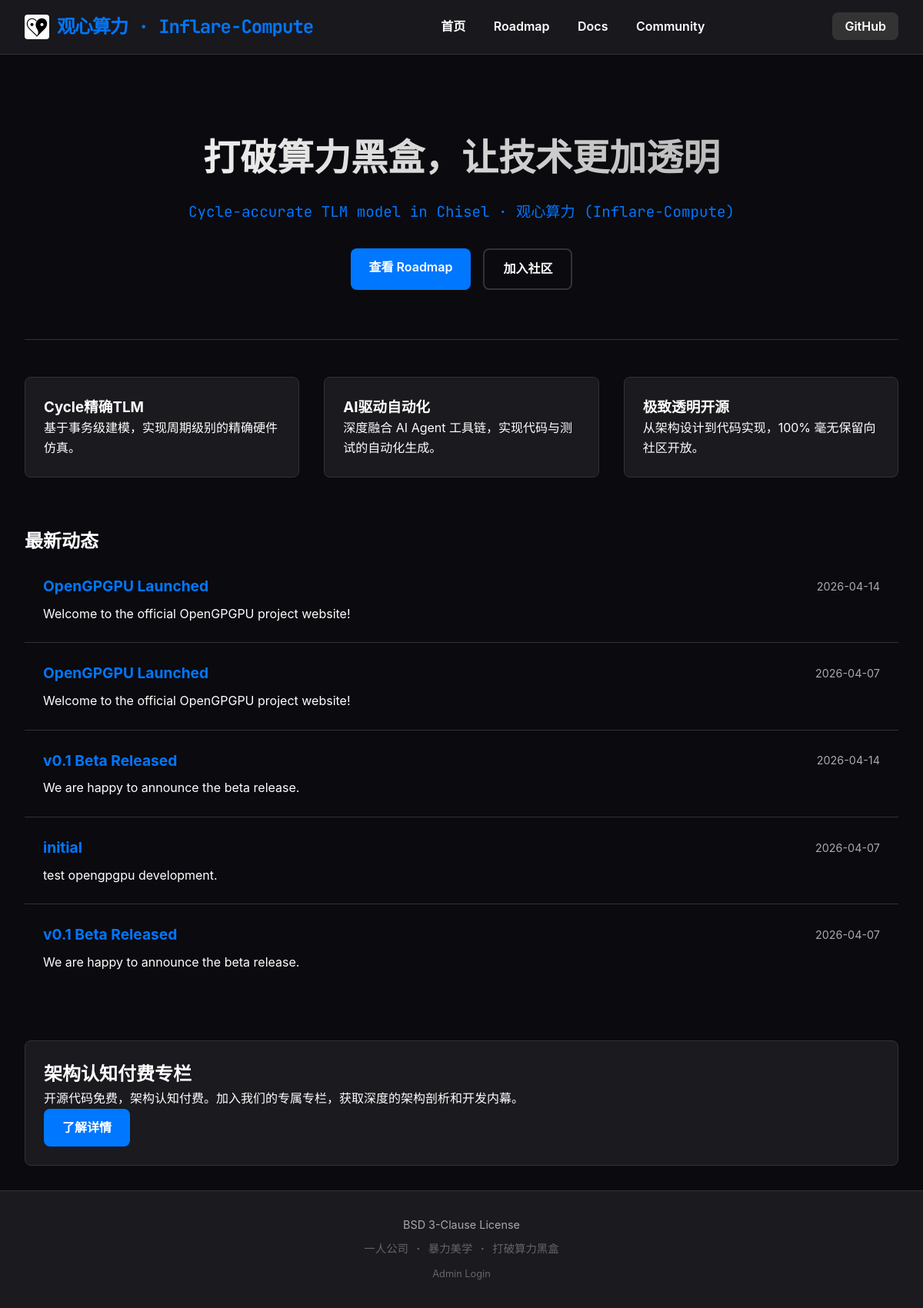
The page / on the database its author committed.
### app/models/announcement.py (models this page shows)
class Announcement(BaseModel):
    __tablename__ = 'announcements'
    title = db.Column(db.String(100), nullable=False)
    content = db.Column(db.Text, nullable=False)
    priority = db.Column(db.Integer, default=0) # 0: Normal, 1: High
    is_active = db.Column(db.Boolean, default=True)

### app/views/frontend.py (the view)
@frontend_bp.route('/')
def index():
    announcements = AnnouncementService.get_latest_announcements(limit=5)
    return render_template('index.html', announcements=announcements)

### app/dao/announcement_dao.py (called while the page is built)
    @classmethod
    def get_active_announcements(cls, limit=None):
        query = db.session.query(cls.model).filter_by(is_active=True).order_by(cls.model.priority.desc(), cls.model.created_at.desc())
        if limit:
            query = query.limit(limit)
        return query.all()

### app/services/announcement_service.py (called while the page is built)
    @staticmethod
    def get_latest_announcements(limit=5):
        return AnnouncementDAO.get_active_announcements(limit=limit)

### app/templates/index.html
{% extends "base.html" %}
{% block content %}
<section class="hero">
    <div class="hero-content">
        <h1>打破算力黑盒，让技术更加透明</h1>
        <p class="subtitle">Cycle-accurate TLM model in Chisel · 观心算力 (Inflare-Compute)</p>
        <div class="actions">
            <a href="/roadmap" class="btn btn-primary">查看 Roadmap</a>
            <a href="/community" class="btn btn-outline">加入社区</a>
        </div>
    </div>
</section>
<section class="values-section">
    <div class="values-grid">
        <div class="card value-card">
            <h3>Cycle精确TLM</h3>
            <p>基于事务级建模，实现周期级别的精确硬件仿真。</p>
        </div>
        <div class="card value-card">
            <h3>AI驱动自动化</h3>
            <p>深度融合 AI Agent 工具链，实现代码与测试的自动化生成。</p>
        </div>
        <div class="card value-card">
            <h3>极致透明开源</h3>
            <p>从架构设计到代码实现，100% 毫无保留向社区开放。</p>
        </div>
    </div>
</section>
<section class="announcements-section">
    <h2>最新动态</h2>
    <div class="announcement-list">
        {% if announcements %}
            {% for ann in announcements %}
            <div class="announcement-item {% if ann.priority == 1 %}important{% elif ann.priority == 2 %}urgent{% endif %}">
                <div class="ann-header">
                    <h3 class="ann-title">{{ ann.title }}</h3>
                    <span class="ann-date">{{ ann.created_at.strftime('%Y-%m-%d') }}</span>
                </div>
                <div class="ann-content">
                    <p>{{ ann.content }}</p>
                </div>
            </div>
            {% endfor %}
        {% else %}
            <p class="empty-msg">暂无最新动态</p>
        {% endif %}
    </div>
</section>
<section class="conversion-section">
    <div class="conversion-content card">
        <h2>架构认知付费专栏</h2>
        <p>开源代码免费，架构认知付费。加入我们的专属专栏，获取深度的架构剖析和开发内幕。</p>
        <a href="/community" class="btn btn-primary">了解详情</a>
    </div>
</section>
{% endblock %}

### app/static/css/style.css (style rules this page uses)
:root { --color-bg: #0a0a0f; --color-surface: #1a1a1f; --color-primary: #0077ff; --color-primary-hover: #0055cc; --color-text: #ffffff; --color-text-secondary: #aaaaaa; --color-success: #00cc88; --color-warning: #ffaa00; --color-muted: #666666; --border-color: #333333; --border-radius: 8px; --font-mono: 'JetBrains Mono', 'Courier New', monospace; --font-sans: 'Noto Sans SC', -apple-system, sans-serif; }
* { margin: 0; padding: 0; box-sizing: border-box; }
body { background-color: var(--color-bg); color: var(--color-text); font-family: var(--font-sans); line-height: 1.6; display: flex; flex-direction: column; min-height: 100vh; }
.btn { padding: 12px 24px; border-radius: var(--border-radius); font-weight: 600; text-decoration: none; display: inline-block; cursor: pointer; transition: all 0.2s ease; text-align: center; }
.btn-primary { background: var(--color-primary); color: white; border: none; }
.btn-outline { background: transparent; color: var(--color-text); border: 2px solid var(--border-color); }
.card { background: var(--color-surface); border: 1px solid var(--border-color); border-radius: var(--border-radius); padding: 24px; transition: all 0.3s ease; }
.hero { text-align: center; padding: 4rem 0; border-bottom: 1px solid var(--border-color); margin-bottom: 3rem; }
.hero h1 { font-size: 3rem; margin-bottom: 1rem; background: linear-gradient(90deg, #fff, #aaa); -webkit-background-clip: text; -webkit-text-fill-color: transparent; }
.hero .subtitle { font-family: var(--font-mono); font-size: 1.2rem; color: var(--color-primary); margin-bottom: 2rem; }
.hero .actions { gap: 1rem; display: flex; justify-content: center; }
.values-grid { display: grid; grid-template-columns: repeat(auto-fit, minmax(300px, 1fr)); gap: 2rem; margin-bottom: 4rem; }
.announcements-section { margin-bottom: 4rem; }
.announcement-item { padding: 1.5rem; border-bottom: 1px solid var(--border-color); }
.announcement-item:last-child { border-bottom: none; }
.ann-header { display: flex; justify-content: space-between; align-items: center; margin-bottom: 0.5rem; }
.ann-title { font-size: 1.2rem; color: var(--color-primary); }
.ann-date { font-size: 0.9rem; color: var(--color-text-secondary); }

### rows shown on the page
Announcement: title "OpenGPGPU Launched", created_at "2026-04-14", content "Welcome to the official OpenGPGPU project website!"
Announcement: title "OpenGPGPU Launched", created_at "2026-04-07", content "Welcome to the official OpenGPGPU project website!"
Announcement: title "v0.1 Beta Released", created_at "2026-04-14", content "We are happy to announce the beta release."
Announcement: title "initial", created_at "2026-04-07", content "test opengpgpu development."
Announcement: title "v0.1 Beta Released", created_at "2026-04-07", content "We are happy to announce the beta release."
